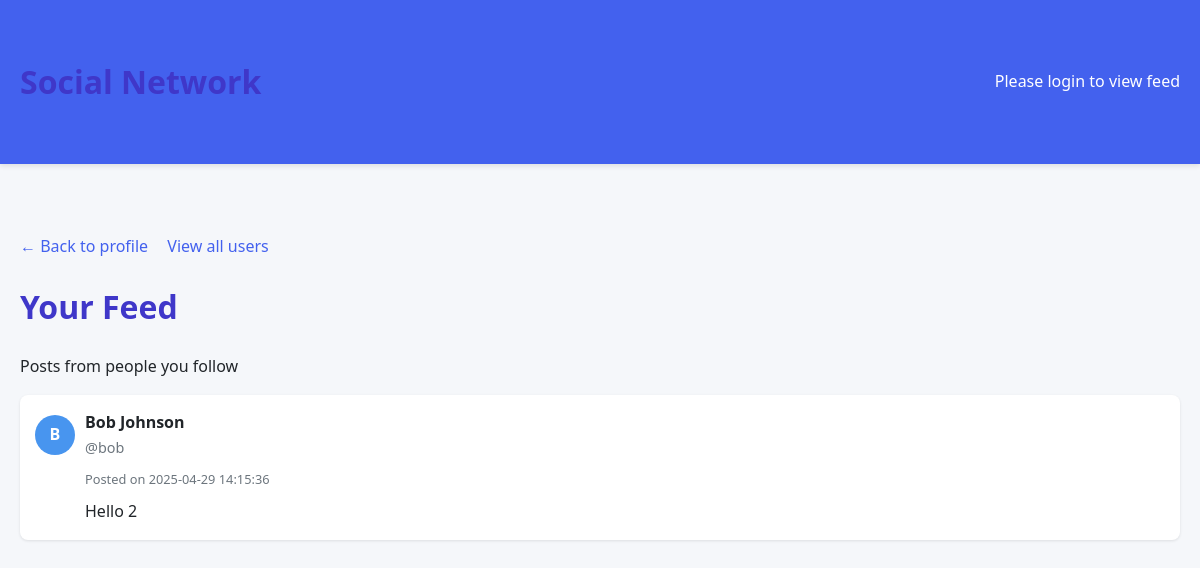
The app's page /user/1/feed with its own data.
### tables this page shows
CREATE TABLE posts (
                    id INTEGER PRIMARY KEY AUTOINCREMENT,
                    user_id INTEGER NOT NULL,
                    content TEXT NOT NULL,
                    timestamp DATETIME DEFAULT CURRENT_TIMESTAMP,
                    FOREIGN KEY(user_id) REFERENCES users(id)
                );

CREATE TABLE users (
                    id INTEGER PRIMARY KEY AUTOINCREMENT,
                    username TEXT UNIQUE NOT NULL,
                    name TEXT NOT NULL
                );

### app.py (the view)
@app.route('/user/<int:user_id>/feed')
def user_feed(user_id):
    user = db.get_user(user_id)
    feed = db.get_feed(user_id)
    return render_template('feed.html', user=user, feed=feed)

### app.py (called while the page is built)
    def _get_connection(self):
        return sqlite3.connect(self.db_name)

    def get_user(self, user_id: int) -> Optional[dict]:
        with self._get_connection() as conn:
            cursor = conn.cursor()
            cursor.execute('SELECT id, username, name FROM users WHERE id = ?', (user_id,))
            row = cursor.fetchone()
            return {'id': row[0], 'username': row[1], 'name': row[2]} if row else None

    def get_feed(self, user_id: int) -> List[dict]:
        with self._get_connection() as conn:
            cursor = conn.cursor()
            cursor.execute('''
                SELECT p.id, p.content, p.timestamp, u.username, u.name
                FROM posts p
                JOIN users u ON p.user_id = u.id
                JOIN followers f ON p.user_id = f.followee_id
                WHERE f.follower_id = ?
                ORDER BY p.timestamp DESC
            ''', (user_id,))
            return [{
                'id': row[0],
                'content': row[1],
                'timestamp': row[2],
                'username': row[3],
                'name': row[4]
            } for row in cursor.fetchall()]

### templates/feed.html (shortened to what this page needs)
<!DOCTYPE html>
<html>
<head>
</head>
<body>
    <header>
        <div class="container header-content">
            <h1>Social Network</h1>
            <div class="login-logout">
                {% if current_user %}
                <div class="user-info">
                    <div class="avatar">{{ current_user.name|first|upper }}</div>
                    <span>{{ current_user.name }}</span>
                </div>
                <a href="{{ url_for('logout') }}" class="btn btn-danger">Logout</a>
                {% else %}
                <span>Please login to view feed</span>
                {% endif %}
            </div>
        </div>
    </header>
    <div class="container">
        <div class="nav-links">
            <a href="{{ url_for('user_profile', user_id=user.id) }}">← Back to profile</a>
            <a href="{{ url_for('home') }}">View all users</a>
        </div>
        <h1>Your Feed</h1>
        <p>Posts from people you follow</p>
        {% if feed %}
        {% for post in feed %}
        <div class="post">
            <div class="post-header">
                <div class="post-avatar">{{ post.name|first|upper }}</div>
                <div>
                    <div class="post-user">{{ post.name }}</div>
                    <div class="post-username">@{{ post.username }}</div>
                </div>
            </div>
            <div class="post-meta">
                Posted on {{ post.timestamp }}
            </div>
            <div class="post-content">
                {{ post.content }}
            </div>
        </div>
        {% endfor %}
        {% else %}
        <p>Your feed is empty. Follow some users to see their posts here!</p>
        {% endif %}
    </div>
</body>
</html>

### templates/feed.html (style rules this page uses)
:root { --primary: #4361ee; --secondary: #3f37c9; --accent: #4895ef; --light: #f8f9fa; --dark: #212529; --success: #4cc9f0; --danger: #f72585; --warning: #f8961e; }
body { font-family: 'Segoe UI', Tahoma, Geneva, Verdana, sans-serif; line-height: 1.6; color: var(--dark); background-color: #f5f7fa; margin: 0; padding: 0; }
.container { max-width: 1200px; margin: 0 auto; padding: 20px; }
header { background-color: var(--primary); color: white; padding: 15px 0; margin-bottom: 30px; box-shadow: 0 2px 5px rgba(0, 0, 0, 0.1); }
.header-content { display: flex; justify-content: space-between; align-items: center; }
h1, h2, h3 { color: var(--secondary); }
.post { background: white; border-radius: 8px; padding: 15px; margin-bottom: 15px; box-shadow: 0 1px 3px rgba(0, 0, 0, 0.1); }
.post-header { display: flex; align-items: center; margin-bottom: 10px; }
.post-avatar { width: 40px; height: 40px; border-radius: 50%; background-color: var(--accent); color: white; display: flex; align-items: center; justify-content: center; font-weight: bold; margin-right: 10px; }
.post-user { font-weight: bold; }
.post-username { color: #6c757d; font-size: 0.9em; }
.post-meta { color: #6c757d; font-size: 0.8em; margin-left: 50px; margin-bottom: 10px; }
.post-content { margin-left: 50px; }
.nav-links { margin: 20px 0; }
.nav-links a { margin-right: 15px; text-decoration: none; color: var(--primary); }

### records on screen
posts: name|first "B", name "Bob Johnson", username "bob", timestamp "2025-04-29 14:15:36", content "Hello 2"
